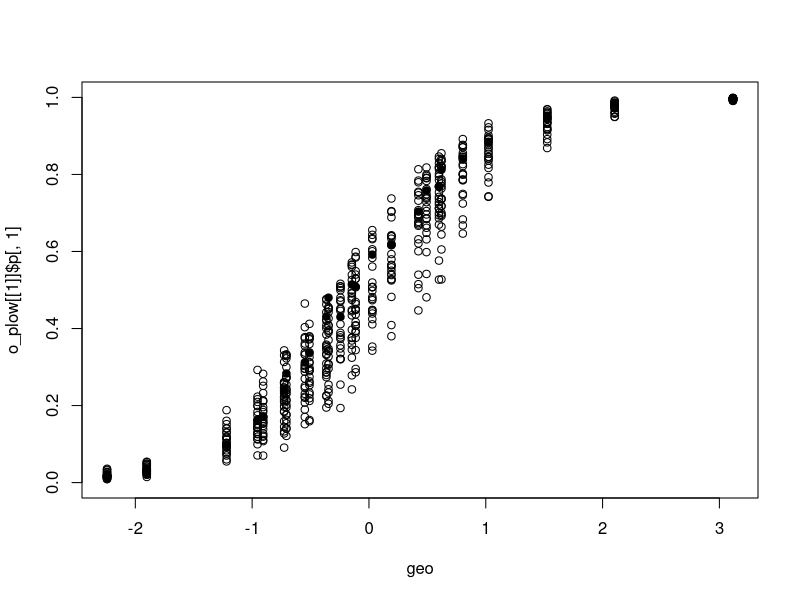
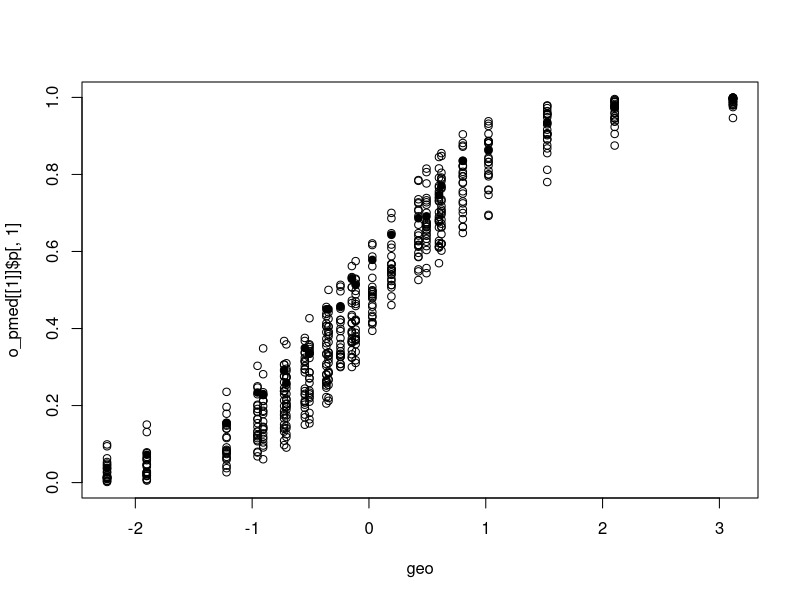
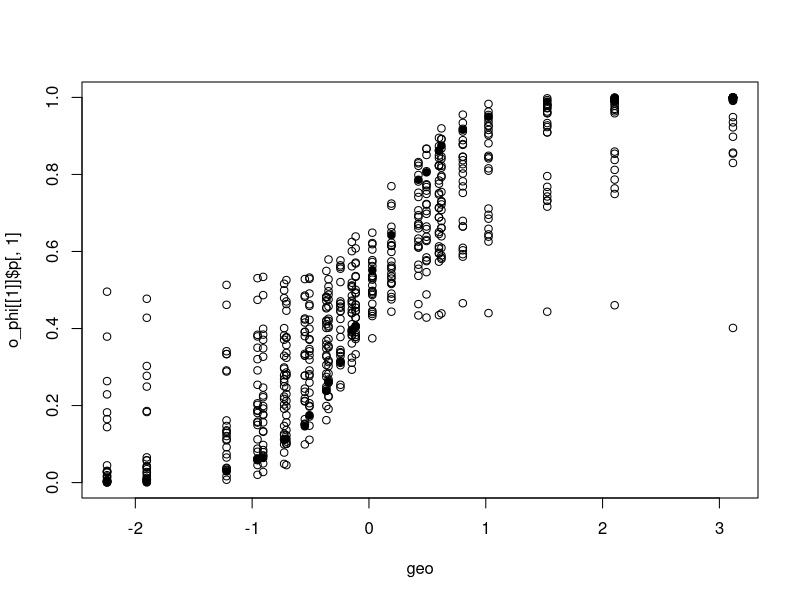

Write R code to recreate these figures, in order.
## simulate geographic cline data based on the actual assumed cline model
## this makes it possible to have "true" results that can be compared with
## cline estimates


simCline<-function(mu=1,sds=0.5,sdc=0.3,serr=0.1,geo=NA,L=100){

	N<-length(geo)

	## sample slopes and centers  
	## for individual clines
	slope<-rnorm(L,mu,sds)
	cent<-rnorm(L,0,sdc)
	
	## allele frequencye matrix
	p<-matrix(NA,nrow=N,ncol=L)

	## compute allele frequencies based on cline
	for(i in 1:L){
		lphat<-cent[i] + slope[i] * geo
		lp<-rnorm(N,lphat,serr)
		p[,i]<-1/(1+exp(-lp))
	}
	out<-list(mu=mu,sds=sds,sdc=sdc,serr=serr,slope=slope,cent=cent,p=p)
	return(out)
}

## 25 populations from a transect
geo<-sort(rnorm(25,0,1))
geo<-geo-mean(geo)


## low SD
o_plow<-vector("list",100)
for(k in 1:100){
	o_plow[[k]]<-simCline(mu=1.75,sds=.1,sdc=.3,serr=.1,geo=geo,L=100)	
}

## plot to check first one
plot(geo,o_plow[[1]]$p[,1],pch=19,ylim=c(0,1))
for(i in 2:25){
	points(geo,o_plow[[1]]$p[,i])
}


## med SD
o_pmed<-vector("list",100)
for(k in 1:100){
	o_pmed[[k]]<-simCline(mu=1.75,sds=.4,sdc=.3,serr=.1,geo=geo,L=100)	
}

## plot to check first one
plot(geo,o_pmed[[1]]$p[,1],pch=19,ylim=c(0,1))
for(i in 2:25){
	points(geo,o_pmed[[1]]$p[,i])
}

## hi SD
o_phi<-vector("list",100)
for(k in 1:100){
	o_phi[[k]]<-simCline(mu=1.75,sds=.8,sdc=.3,serr=.1,geo=geo,L=100)	
}

## plot to check first one
plot(geo,o_phi[[1]]$p[,1],pch=19,ylim=c(0,1))
for(i in 2:25){
	points(geo,o_phi[[1]]$p[,i])
}
save(list=ls(),file="geosims.rdat")
